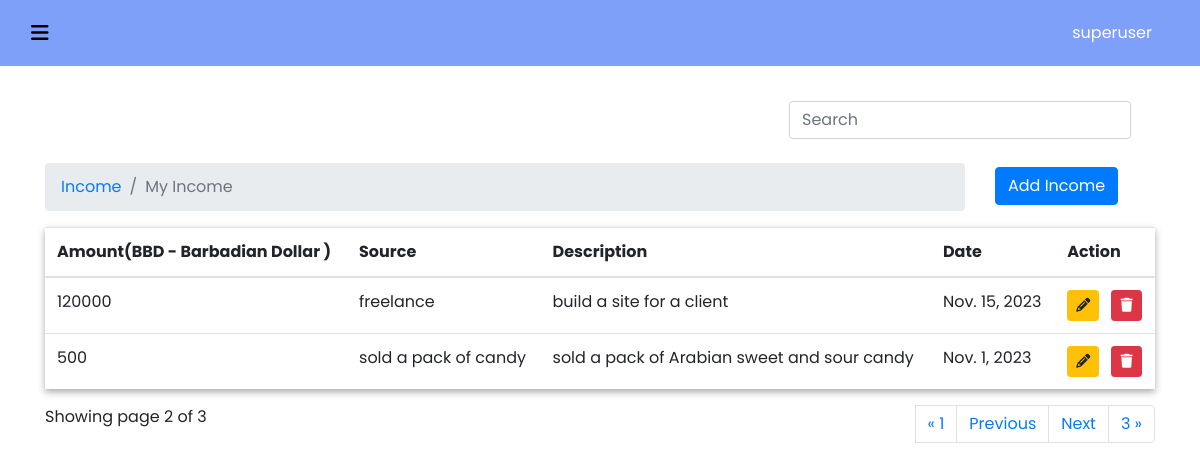
The page /income/income/?page=2 (signed in) on the database its author committed.
### userprefrences/models.py (models this page shows, shortened)
class UserPreference(models.Model):
    user = models.OneToOneField(to=User, on_delete=models.CASCADE,)
    currency = models.CharField(max_length=255, blank = True, null=True)

### income/models.py (models this page shows, shortened)
class Income(models.Model):
    id = models.UUIDField(primary_key=True, default= uuid.uuid4, editable=False)
    user = models.ForeignKey(User, on_delete=models.CASCADE, null=True, blank=True)
    amount = models.PositiveIntegerField(default=1)
    source = models.CharField(max_length=300, null=True, blank=True)
    description = models.TextField(null=True, blank=True)
    created = models.DateField(default=now)
    class Meta:
        ordering=['-created']

### income/views.py (the view)
# urls.py: path('income/', include('income.urls')),
@login_required
def income(request):
    income = Income.objects.filter(user=request.user)
    paginator = Paginator(income, 2)
    page_number = request.GET.get('page')
    page_obj = Paginator.get_page(paginator,page_number)
    currency = UserPreference.objects.get(user=request.user).currency
    context={
        'income':income,
        'page_obj':page_obj,
        'currency': currency,
    }
    return render(request, 'income/income.html', context)

### templates/income/income.html (shortened to what this page needs)
{%extends 'partials/base.html'%}
{% block content %}
    <div class="row">
        <div class="col-md-12 col-sm-12 mb-4">
            <form class="form-inline float-right mr-3" method="post">
                <input class="form-control mr-sm-2" id="searchField" type="search" placeholder="Search" aria-label="Search">
            </form>
        </div>
    </div>
    <div class="row">
        <div class="col-md-10">
            <nav aria-label="breadcrumb">
                <ol class="breadcrumb">
                <li class="breadcrumb-item"><a href="">Income</a></li>
                <li class="breadcrumb-item active" aria-current="page">My Income</li>
                </ol>
            </nav>
        </div>
        <div class="col-md-2 mt-1">
            <a href="{% url 'add_income' %}" class="btn btn-primary"> Add Income </a>
        </div>
    </div>
    <div class="row">
        <div class="col-md-12">
            <table class="table table-stiped table-hover" style="box-shadow: 0 3px 7px rgb(170, 170, 170);">
                <thead>
                    <tr>
                        <th>Amount({{currency}})</th>
                        <th>Source</th>
                        <th>Description</th>
                        <th>Date</th>
                        <th>Action</th>
                    </tr>
                </thead>
                <tbody>
                    {% for inc in page_obj %}
                    <tr>
                        <td>{{inc.amount}}</td>
                        <td>{{inc.source}}</td>
                        <td>{{inc.description}}</td>
                        <td>{{inc.created}}</td>
                        <td>
                            <a href="{% url 'edit_income' inc.id %}" class="btn btn-warning btn-sm py-1 pl-2 pr-2 mr-2"><i class="fa fa-pencil"></i></a>
                            <a href="{% url 'delete_income' inc.id %}" class="btn btn-danger btn-sm py-1 pl-2 pr-2"><i class="fa fa-trash"></i></a>
                        </td>
                    </tr>
                    {% endfor %}
                </tbody>
            </table>
            <div class="row">
                <div class="col-md-6 col-sm-6 float-left">
                    <p class="text-left">Showing page {{page_obj.number}} of {{page_obj.paginator.num_pages}} </p>
                </div>
                <div class="col-md-6 col-sm-6 float-right ">
                    <ul class="pagination float-right">
                        {% if page_obj.has_previous %}
                        <li {%if page_obj.number == 1%} class="page-item active" {%endif%}>
                          <a class="page-link" href="?page=1" >&laquo; 1</a>
                        </li>
                        <li class="page-item">
                            <a class="page-link" href="?page={{page_obj.previous_page_number}}">Previous</a>
                        </li>
                        {%endif%}
                        {% if page_obj.has_next %}
                        <li class="page-item">
                          <a class="page-link" href="?page={{page_obj.next_page_number}}">Next</a>
                        </li>
                        <li class="page-item">
                            <a class="page-link" href="?page={{page_obj.paginator.num_pages}}">{{page_obj.paginator.num_pages}} &raquo;</a>
                        </li>
                        {%endif%}
                    </ul>
                </div>
            </div>
        </div>
    </div>
{%endblock%}

### templates/partials/base.html (shortened to what this page needs)
{% load static %}
<!DOCTYPE html>
<html lang="en">
<head>
    <link rel="stylesheet" href="{%static 'css/style.css'%}">
    <link rel="stylesheet" href="{%static 'css/dashboard.css'%}">
    <link rel="stylesheet" href="https://cdn.jsdelivr.net/npm/bootstrap@4.0.0/dist/css/bootstrap.min.css">
    <link rel="stylesheet" href="https://cdnjs.cloudflare.com/ajax/libs/font-awesome/6.4.2/css/all.min.css">
</head>
<body>
  <nav class="navbar navbar-expand-lg fixed-top">
    <button class="openbtn btn btn-outline-success" onclick="openNav()"><i class="fa-solid fa-bars" style="color: black; "></i></button>
    <div class="collapse navbar-collapse" id="navbarSupportedContent" >
      <ul class="navbar-nav ml-auto" >
        <li class="nav-item active">
          <a class="nav-link mr-4" style="color: white;" href="#">{{user.username}} <span class="sr-only">(current)</span></a>
        </li>
      </ul>
    </div>
  </nav>
    <div class="container" style="margin-top: 100px;font-family: poppins;">
      {% include 'partials/mess.html' %}
      {%block content%}
      {%endblock%}
    </div>
</body>
</html>

### static/css/style.css (style rules this page uses)
body { background-color: black; }

### static/css/dashboard.css (style rules this page uses)
body { font-size: .875rem; }

### templates/partials/base.html (style rules this page uses)
body { font-family: poppins; }
.openbtn { font-size: 20px; cursor: pointer; color: white; padding: 10px 15px; border: none; }
.navbar { background-color: #7fa0f9 !important; }

### rows shown on the page
UserPreference: currency "BBD - Barbadian Dollar"
Income: amount "120000", source "freelance", description "build a site for a client", created "Nov. 15, 2023"
Income: amount "500", source "sold a pack of candy", description "sold a pack of Arabian sweet and sour candy", created "Nov. 1, 2023"

### other values the page prints
{{ user.username }} "superuser"
{{ page_obj.number }} "2"
{{ page_obj.paginator.num_pages }} "3"
